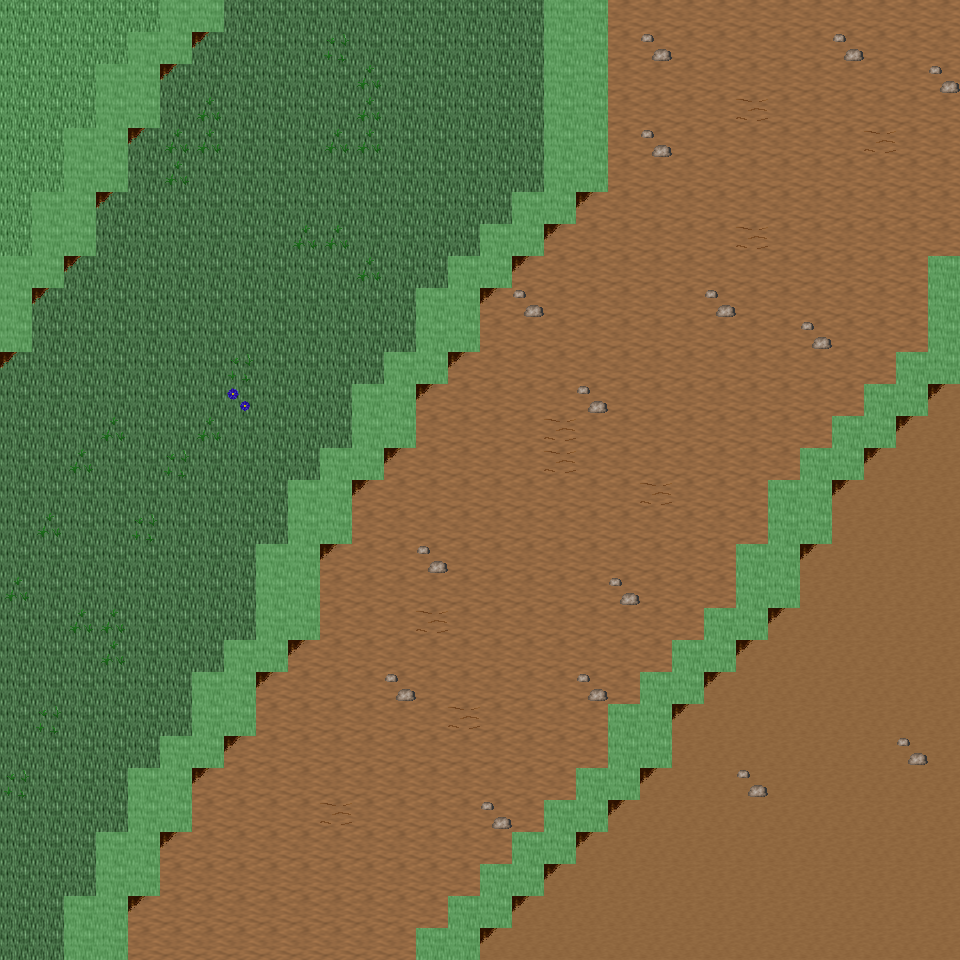

A 2D game scene composited from a Tiled map and its tileset images. What follows is a short description and the map's XML, with each tile layer's data collapsed to a summary:
An orthogonal 30x30 tile map with 32x32 px tiles, 6 tile layers (Ground, Object, Object2, Above, ...), 31 tilesets and 7 objects (7x mapExit).

<map version="1.0" orientation="orthogonal" renderorder="right-down" width="30" height="30" tilewidth="32" tileheight="32" nextobjectid="8">
  <tileset firstgid="1" name="tileset_ground_ground" tilewidth="32" tileheight="32" tilecount="33" columns="3">
    <image source="../drawable/tileset_ground_ground.png" width="96" height="352" />
  </tileset>
  <tileset firstgid="34" name="tileset_ground_ice_ice" tilewidth="32" tileheight="32" tilecount="3" columns="3">
    <image source="../drawable/tileset_ground_ice_ice.png" width="96" height="32" />
  </tileset>
  <tileset firstgid="37" name="tileset_plant_grasses" tilewidth="32" tileheight="32" tilecount="6" columns="3">
    <image source="../drawable/tileset_plant_grasses.png" width="96" height="64" />
  </tileset>
  <tileset firstgid="43" name="tileset_plant_flower_daisy_white" tilewidth="32" tileheight="32" tilecount="8" columns="2">
    <image source="../drawable/tileset_plant_flower_daisy_white.png" width="64" height="128" />
  </tileset>
  <tileset firstgid="51" name="tileset_plant_flower_daisy_blue" tilewidth="32" tileheight="32" tilecount="8" columns="2">
    <image source="../drawable/tileset_plant_flower_daisy_blue.png" width="64" height="128" />
  </tileset>
  <tileset firstgid="59" name="tileset_ground_ridge_earth_dark" tilewidth="32" tileheight="32" tilecount="96" columns="12">
    <image source="../drawable/tileset_ground_ridge_earth_dark.png" width="384" height="256" />
  </tileset>
  <tileset firstgid="155" name="tileset_ground_rock_pebbles" tilewidth="32" tileheight="32" tilecount="3" columns="1">
    <image source="../drawable/tileset_ground_rock_pebbles.png" width="32" height="96" />
  </tileset>
  <tileset firstgid="158" name="tileset_ground_grass_edges" tilewidth="32" tileheight="32" tilecount="36" columns="12">
    <image source="../drawable/tileset_ground_grass_edges.png" width="384" height="96" />
  </tileset>
  <tileset firstgid="194" name="tileset_plant_bush_bushes" tilewidth="32" tileheight="32" tilecount="10" columns="5">
    <image source="../drawable/tileset_plant_bush_bushes.png" width="160" height="64" />
  </tileset>
  <tileset firstgid="204" name="tileset_plant_stump_stump_purple" tilewidth="32" tileheight="32" tilecount="4" columns="2">
    <image source="../drawable/tileset_plant_stump_stump_purple.png" width="64" height="64" />
  </tileset>
  <tileset firstgid="208" name="tileset_building_wall_stone" tilewidth="32" tileheight="32" tilecount="12" columns="3">
    <image source="../drawable/tileset_building_wall_stone.png" width="96" height="128" />
  </tileset>
  <tileset firstgid="220" name="tileset_ground_ridge_ice_2" tilewidth="32" tileheight="32" tilecount="42" columns="7">
    <image source="../drawable/tileset_ground_ridge_ice_2.png" width="224" height="192" />
  </tileset>
  <tileset firstgid="262" name="tileset_plant_tree_tree_green" tilewidth="32" tileheight="32" tilecount="88" columns="8">
    <image source="../drawable/tileset_plant_tree_tree_green.png" width="256" height="352" />
  </tileset>
  <tileset firstgid="350" name="tileset_building_window_window_long" tilewidth="32" tileheight="32" tilecount="3" columns="3">
    <image source="../drawable/tileset_building_window_window_long.png" width="96" height="32" />
  </tileset>
  <tileset firstgid="353" name="tileset_building_window_window_right" tilewidth="32" tileheight="32" tilecount="2" columns="2">
    <image source="../drawable/tileset_building_window_window_right.png" width="64" height="32" />
  </tileset>
  <tileset firstgid="355" name="tileset_building_door_door_n" tilewidth="32" tileheight="32" tilecount="6" columns="3">
    <image source="../drawable/tileset_building_door_door_n.png" width="96" height="64" />
  </tileset>
  <tileset firstgid="361" name="tileset_building_door_closed_with_key" tilewidth="32" tileheight="32" tilecount="1" columns="1">
    <image source="../drawable/tileset_building_door_closed_with_key.png" width="32" height="32" />
  </tileset>
  <tileset firstgid="362" name="tileset_ground_ladder_horizontal_dark" tilewidth="32" tileheight="32" tilecount="3" columns="1">
    <image source="../drawable/tileset_ground_ladder_horizontal_dark.png" width="32" height="96" />
  </tileset>
  <tileset firstgid="365" name="tileset_ground_ladder_vertical_dark" tilewidth="32" tileheight="32" tilecount="3" columns="3">
    <image source="../drawable/tileset_ground_ladder_vertical_dark.png" width="96" height="32" />
  </tileset>
  <tileset firstgid="368" name="tileset_building_roof_yellow" tilewidth="32" tileheight="32" tilecount="20" columns="5">
    <image source="../drawable/tileset_building_roof_yellow.png" width="160" height="128" />
  </tileset>
  <tileset firstgid="388" name="tileset_logic_creature_gnome" tilewidth="32" tileheight="32" tilecount="6" columns="6">
    <image source="../drawable/tileset_logic_creature_gnome.png" width="192" height="32" />
  </tileset>
  <tileset firstgid="394" name="tileset_logic_creature_orc" tilewidth="32" tileheight="32" tilecount="6" columns="6">
    <image source="../drawable/tileset_logic_creature_orc.png" width="192" height="32" />
  </tileset>
  <tileset firstgid="400" name="tileset_logic_portal" tilewidth="32" tileheight="32" tilecount="24" columns="8">
    <image source="../drawable/tileset_logic_portal.png" width="256" height="96" />
  </tileset>
  <tileset firstgid="424" name="tileset_logic_creature_animal" tilewidth="32" tileheight="32" tilecount="32" columns="8">
    <image source="../drawable/tileset_logic_creature_animal.png" width="256" height="128" />
  </tileset>
  <tileset firstgid="456" name="tileset_logic_collision" tilewidth="32" tileheight="32" tilecount="1" columns="1">
    <image source="../drawable/tileset_logic_collision.png" width="32" height="32" />
  </tileset>
  <tileset firstgid="457" name="tileset_item_blood_nsew_stains" tilewidth="32" tileheight="32" tilecount="4" columns="2">
    <image source="../drawable/tileset_item_blood_nsew_stains.png" width="64" height="64" />
  </tileset>
  <tileset firstgid="461" name="tileset_item_blood_floor_stain" tilewidth="32" tileheight="32" tilecount="1" columns="1">
    <image source="../drawable/tileset_item_blood_floor_stain.png" width="32" height="32" />
  </tileset>
  <tileset firstgid="462" name="tileset_ground_blue_paving" tilewidth="32" tileheight="32" tilecount="2" columns="1">
    <image source="../drawable/tileset_ground_blue_paving.png" width="32" height="64" />
  </tileset>
  <tileset firstgid="464" name="tileset_ground_green_paving" tilewidth="32" tileheight="32" tilecount="18" columns="3">
    <image source="../drawable/tileset_ground_green_paving.png" width="96" height="192" />
  </tileset>
  <tileset firstgid="482" name="tileset_logic_protection" tilewidth="32" tileheight="32" tilecount="2" columns="2">
    <image source="../drawable/tileset_logic_protection.png" width="64" height="32" />
  </tileset>
  <tileset firstgid="484" name="tileset_logic_creature_fowl" tilewidth="32" tileheight="32" tilecount="6" columns="6">
    <image source="../drawable/tileset_logic_creature_fowl.png" width="192" height="32" />
  </tileset>
  <layer name="Ground" width="30" height="30">
    <data>[900 cells, 900 non-empty, 4 distinct tile ids]</data>
  </layer>
  <layer name="Object" width="30" height="30">
    <data>[900 cells, 208 non-empty, 10 distinct tile ids]</data>
  </layer>
  <layer name="Object2" width="30" height="30">
    <data>[900 cells, 0 non-empty, 0 distinct tile ids]</data>
  </layer>
  <layer name="Above" width="30" height="30">
    <data>[900 cells, 0 non-empty, 0 distinct tile ids]</data>
  </layer>
  <layer name="Above2" width="30" height="30">
    <data>[900 cells, 0 non-empty, 0 distinct tile ids]</data>
  </layer>
  <layer name="Walkable" width="30" height="30">
    <data>[900 cells, 121 non-empty, 1 distinct tile ids]</data>
  </layer>
  <objectgroup name="MapEvents">
    <object id="1" name="south" type="mapExit" x="0" y="928" width="64" height="32">
      <properties>
        <property name="map" value="level_0_x172_y43" />
        <property name="x" value="0" />
        <property name="y" value="1" />
      </properties>
    </object>
    <object id="2" name="south2" type="mapExit" x="128" y="928" width="288" height="32">
      <properties>
        <property name="map" value="level_0_x172_y43" />
        <property name="x" value="4" />
        <property name="y" value="1" />
      </properties>
    </object>
    <object id="3" name="south3" type="mapExit" x="480" y="928" width="480" height="32">
      <properties>
        <property name="map" value="level_0_x172_y43" />
        <property name="x" value="15" />
        <property name="y" value="1" />
      </properties>
    </object>
    <object id="4" name="west" type="mapExit" x="0" y="0" width="32" height="256">
      <properties>
        <property name="map" value="level_0_x171_y42" />
        <property name="x" value="28" />
        <property name="y" value="0" />
      </properties>
    </object>
    <object id="5" name="west2" type="mapExit" x="0" y="352" width="32" height="608">
      <properties>
        <property name="map" value="level_0_x171_y42" />
        <property name="x" value="28" />
        <property name="y" value="11" />
      </properties>
    </object>
    <object id="6" name="east" type="mapExit" x="928" y="0" width="32" height="256">
      <properties>
        <property name="map" value="level_0_x173_y42" />
        <property name="x" value="1" />
        <property name="y" value="0" />
      </properties>
    </object>
    <object id="7" name="east2" type="mapExit" x="928" y="384" width="32" height="576">
      <properties>
        <property name="map" value="level_0_x173_y42" />
        <property name="x" value="1" />
        <property name="y" value="12" />
      </properties>
    </object>
  </objectgroup>
</map>
